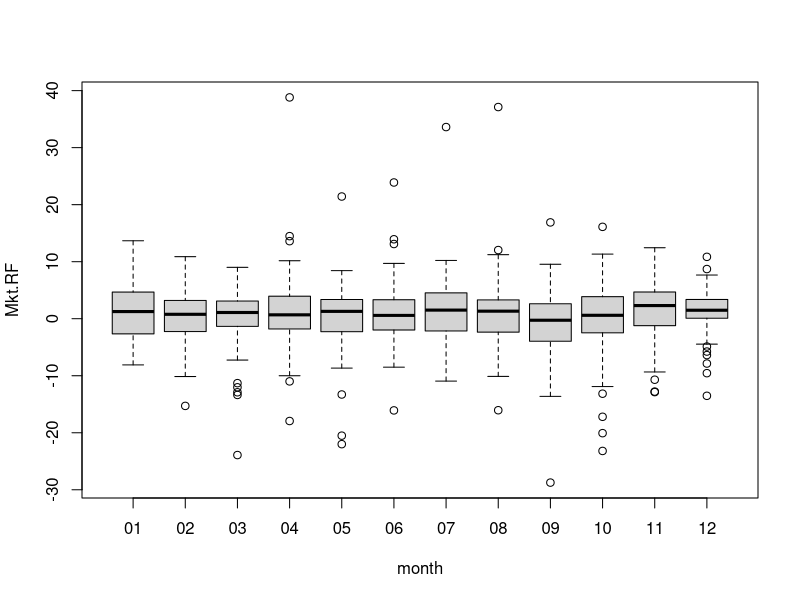
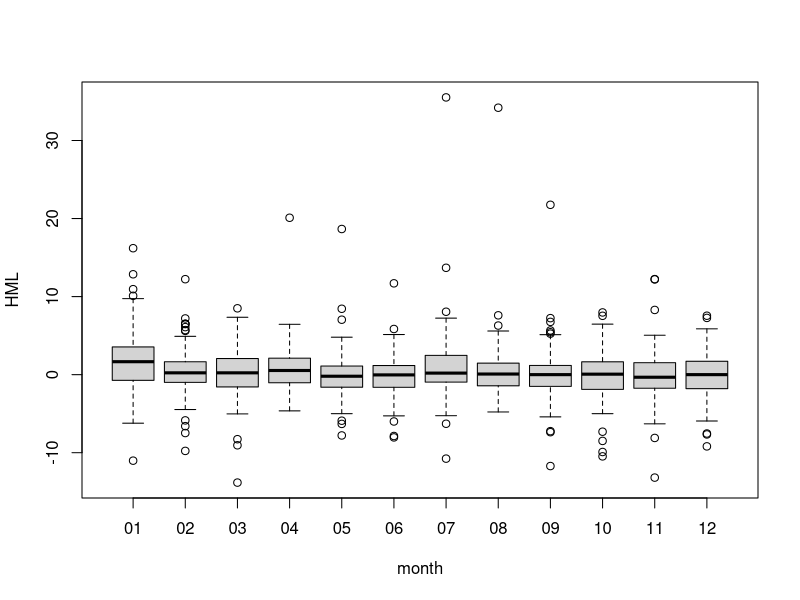
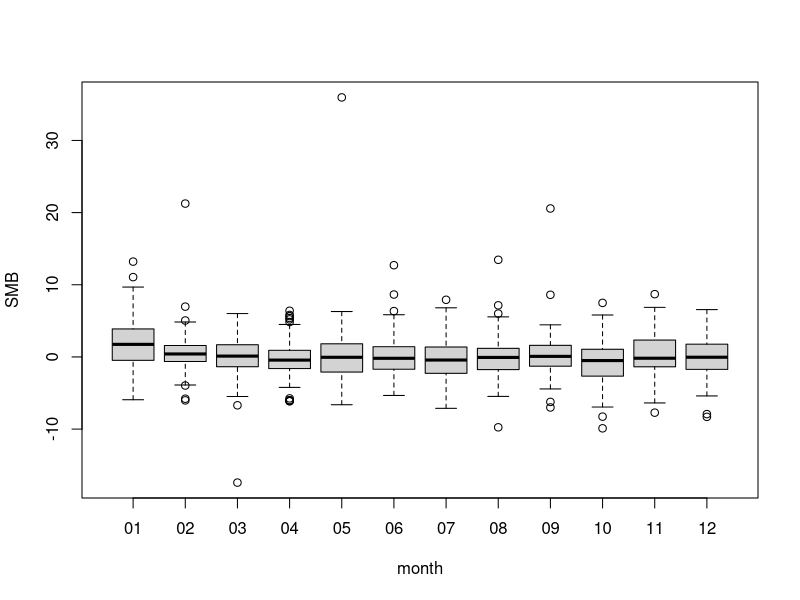
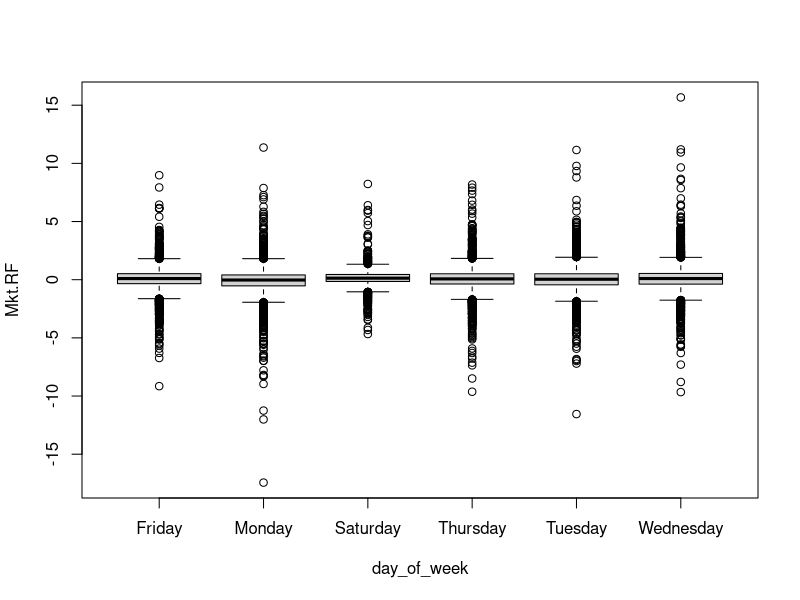

Write R code to recreate these figures, in order.
### Read in Fama French Factors ##
setwd("/Users/eli/noticloud/Documents/GitHub/QuantMethods/Investments/data")
ff = read.csv("F-F_Research_Data_Factors2025.csv")   ## Monthly
ff$Date = as.Date(paste(ff$Date,"01",sep=""), format="%Y%m%d")
ff$month = format(ff$Date, format="%m")

boxplot(Mkt.RF~month, data=ff)
boxplot(HML~month, data=ff)
boxplot(SMB~month, data=ff)

## Showing the January Effect
summary(lm(Mkt.RF~month, data=ff))
summary(lm(Mkt.RF~I(month=="01"), data=ff))
summary(lm(HML~month, data=ff))
summary(lm(HML~I(month=="01"), data=ff))
summary(lm(SMB~month, data=ff))
summary(lm(SMB~I(month=="01"), data=ff))

## Before 1980 ##
summary(lm(Mkt.RF~month, data=ff[ff$Date<as.Date("1977-01-01"),]))
summary(lm(Mkt.RF~I(month=="01"), data=ff[ff$Date<as.Date("1977-01-01"),]))

summary(lm(HML~month, data=ff[ff$Date<as.Date("1977-01-01"),]))
summary(lm(HML~I(month=="01"), data=ff[ff$Date<as.Date("1977-01-01"),]))

summary(lm(SMB~month, data=ff[ff$Date<as.Date("1977-01-01"),]))
summary(lm(SMB~I(month=="01"), data=ff[ff$Date<as.Date("1977-01-01"),]))

## Checking it in recent years
summary(lm(Mkt.RF~month, data=ff[ff$Date>as.Date("1976-01-01"),]))
summary(lm(Mkt.RF~I(month=="01"), data=ff[ff$Date>as.Date("1976-01-01"),]))

summary(lm(HML~month, data=ff[ff$Date>as.Date("1976-01-01"),]))
summary(lm(HML~I(month=="01"), data=ff[ff$Date>as.Date("1976-01-01"),]))

summary(lm(SMB~month, data=ff[ff$Date>as.Date("1976-01-01"),]))
summary(lm(SMB~I(month=="01"), data=ff[ff$Date>as.Date("1976-01-01"),]))


summary(lm(SMB~I(month=="01")*I(ff$Date>as.Date("1976-12-01")), data=ff))


## Daily returns for day-of-week effects
ffd = read.csv("F-F_Research_Data_Factors_daily2025.csv")
ffd$Date = as.Date(as.character(ffd$Date), format="%Y%m%d")
ffd$day_of_week = weekdays(ffd$Date)


boxplot(Mkt.RF~day_of_week, data=ffd)

## Showing the Monday (Weekend) Effect
summary(lm(Mkt.RF~day_of_week, data=ffd))

## Checking it after French noticed it...
summary(lm(Mkt.RF~day_of_week, data=ffd[ffd$Date>as.Date("1981-01-01"),]))
